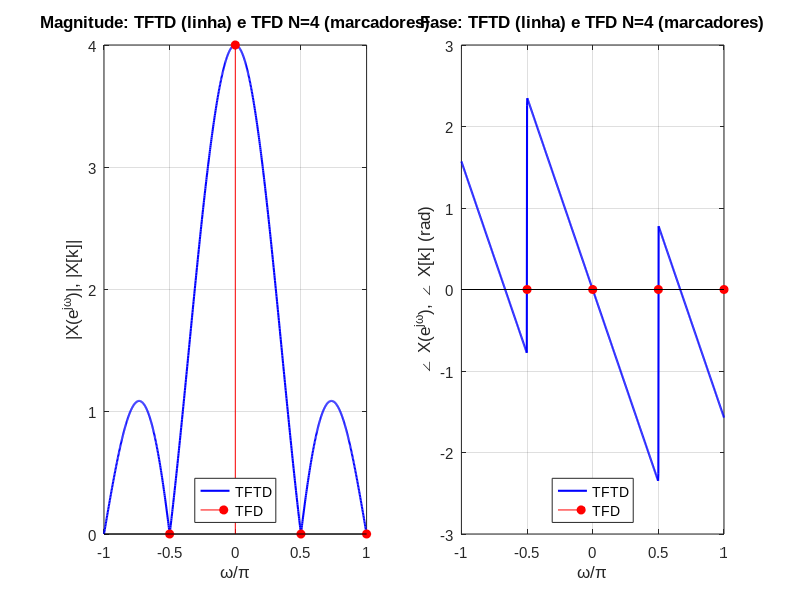

Write MATLAB code to recreate this figure. (Note: this script raises an error after producing the figure.)
% Parte II - x[n] = 1, 0 <= n <= 3
% a) TFTD X(e^jw) calculada pela definicao (espectro continuo)
% b) TFD de 4 pontos, comparada com as amostras da TFTD em w = 2*pi*k/N

clear; clc; close all;
set(0, 'defaultaxesfontname', 'Arial');
set(0, 'defaultaxesfontsize', 11);

n = 0:3;
x = ones(1,4);
N = 4;

% a) TFTD continua
w = linspace(-pi, pi, 1001);
Xw = zeros(1, length(w));
for idx = 1:length(w)
  Xw(idx) = sum(x .* exp(-1j*w(idx)*n));
end

% b) TFD de N=4 pontos
Xk = fft(x, N);
k = 0:N-1;
wk = 2*pi*k/N;
wk_plot = wk; wk_plot(wk_plot > pi) = wk_plot(wk_plot > pi) - 2*pi; % p/ exibir em [-pi,pi]

figure('Position', [100 100 900 400]);

subplot(1,2,1);
plot(w/pi, abs(Xw), 'b', 'LineWidth', 1.5); hold on;
stem(wk_plot/pi, abs(Xk), 'r', 'filled');
xlabel('\omega/\pi'); ylabel('|X(e^{j\omega})|, |X[k]|');
title('Magnitude: TFTD (linha) e TFD N=4 (marcadores)');
legend('TFTD', 'TFD', 'Location', 'south');
grid on;

subplot(1,2,2);
plot(w/pi, angle(Xw), 'b', 'LineWidth', 1.5); hold on;
stem(wk_plot/pi, angle(Xk), 'r', 'filled');
xlabel('\omega/\pi'); ylabel('\angle X(e^{j\omega}), \angle X[k] (rad)');
title('Fase: TFTD (linha) e TFD N=4 (marcadores)');
legend('TFTD', 'TFD', 'Location', 'south');
grid on;

drawnow;
frame = getframe(gcf);
imwrite(frame.cdata, '../figuras/parte2.png');

disp('TFD de 4 pontos X[k]:'); disp(Xk);
disp('Parte II concluida. Figura salva.');
